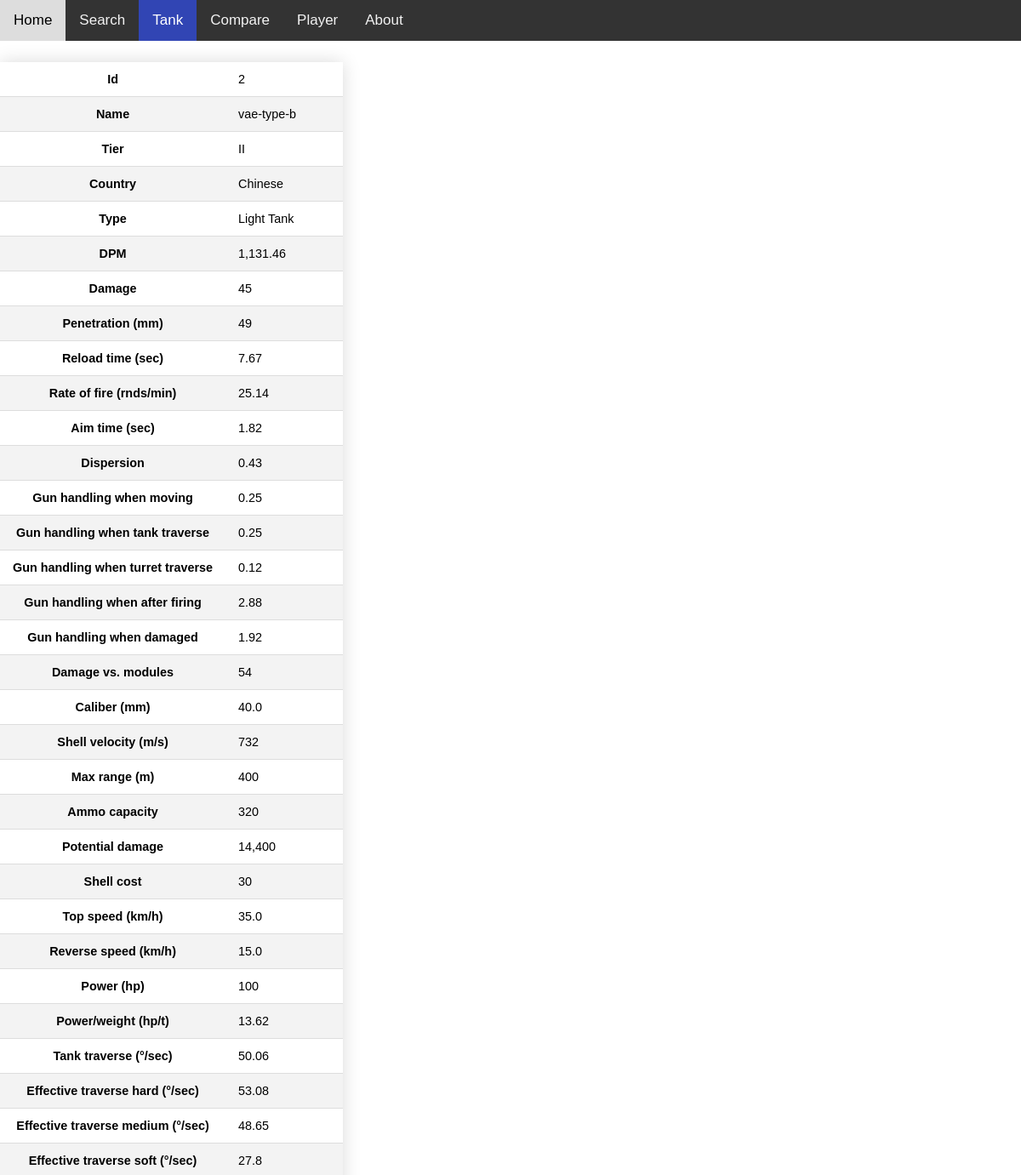
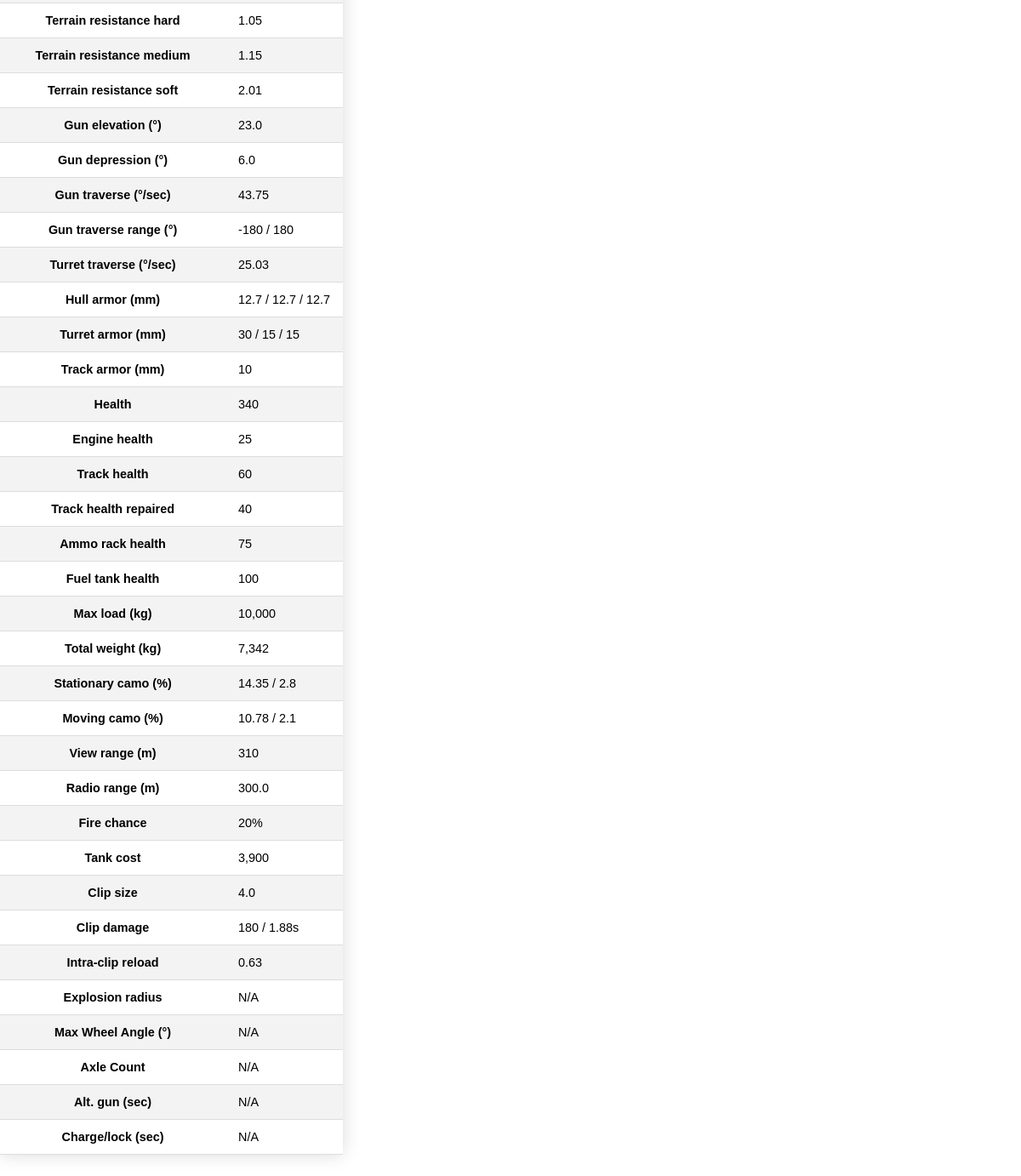
The page /tank/vae-type-b on the database its author committed (2 pictures, top to bottom).
### tables this page shows
CREATE TABLE "Tanks" (
            "Id"	INTEGER PRIMARY KEY,
            "Name"	TEXT,
            "TierId"	INTEGER NOT NULL,
            "CountryId"	INTEGER NOT NULL,
            "TypeId"	INTEGER NOT NULL,
            "DPM"	TEXT,
            "Damage"	TEXT,
            "Penetration (mm)"	INTEGER,
            "Reload time (sec)"	TEXT,
            "Rate of fire (rnds/min)"	REAL,
            "Aim time (sec)"	REAL,
            "Dispersion"	REAL,
            "Gun handling when moving"	REAL,
            "Gun handling when tank traverse"	REAL,
            "Gun handling when turret traverse"	REAL,
            "Gun handling when after firing"	REAL,
            "Gun handling when damaged"	REAL,
            "Damage vs. modules"	INTEGER,
            "Caliber (mm)"	REAL,
            "Shell velocity (m/s)"	TEXT,
            "Max range (m)"	TEXT,
            "Ammo capacity"	INTEGER,
            "Potential damage"	TEXT,
            "Shell cost"	TEXT,
            "Top speed (km/h)"	REAL,
            "Reverse speed (km/h)"	REAL,
            "Power (hp)"	TEXT,
            "Power/weight (hp/t)"	REAL,
            "Tank traverse (°/sec)"	REAL,
            "Effective traverse hard (°/sec)"	REAL,
            "Effective traverse medium (°/sec)"	REAL,
            "Effective traverse soft (°/sec)"	REAL,
            "Terrain resistance hard"	REAL,
            "Terrain resistance medium"	REAL,
            "Terrain resistance soft"	REAL,
            "Gun elevation (°)"	REAL,
            "Gun depression (°)"	REAL,
            "Gun traverse (°/sec)"	REAL,
            "Gun traverse range (°)"	TEXT,
            "Turret traverse (°/sec)"	REAL,
            "Hull armor (mm)"	TEXT,
            "Turret armor (mm)"	TEXT,
            "Track armor (mm)"	INTEGER,
            "Health"	TEXT,
            "Engine health"	INTEGER,
            "Track health"	INTEGER,
            "Track health repaired"	INTEGER,
            "Ammo rack health"	INTEGER,
            "Fuel tank health"	INTEGER,
            "Max load (kg)"	TEXT,
            "Total weight (kg)"	TEXT,
            "Stationary camo (%)"	TEXT,
            "Moving camo (%)"	TEXT,
            "View range (m)"	INTEGER,
            "Radio range (m)"	REAL,
            "Fire chance"	TEXT,
            "Tank cost"	TEXT,
            "Clip size"	REAL,
            "Clip damage"	TEXT,
            "Intra-clip reload"	REAL,
            "Explosion radius"	REAL,
            "Max Wheel Angle (°)"	REAL,
            "Axle Count"	REAL,
            "Alt. gun (sec)"	REAL,
            "Charge/lock (sec)"	TEXT,
            FOREIGN KEY("CountryId") REFERENCES "Countries"("Id"),
	        FOREIGN KEY("TypeId") REFERENCES "Types"("Id"),
	        FOREIGN KEY("TierId") REFERENCES "Tiers"("Id")
        );

CREATE TABLE 'Tiers'(
            'Id' INTEGER PRIMARY KEY AUTOINCREMENT,
            'Name' TEXT NOT NULL
        );

CREATE TABLE 'Countries'(
            'Id' INTEGER PRIMARY KEY AUTOINCREMENT,
            'Name' TEXT NOT NULL
        );

CREATE TABLE 'Types'(
            'Id' INTEGER PRIMARY KEY AUTOINCREMENT,
            'Name' TEXT NOT NULL
        );

### app.py (the view)
@app.route('/tank/<name>')
def tank_name(name):
    tank = get_tank_by_name(name)
    if not tank:
        return render_template('tank_no_results.html')
    print(tank)
    tags = get_tags_from_name(name)
    tank = list(tank[0])
    tank[2] = tags[0]
    tank[3] = tags[1]
    tank[4] = tags[2]
    for i in range(len(tank)):
            if tank[i] == '':
                tank[i] = 'N/A'
    T = []
    T.append(tank)
    row_len = [i for i in range(len(T))]
    column = get_column()
    col_len = [i for i in range(len(column))]
    return render_template('tank_results.html',tank = T, column = column, col_len = col_len, row_len = row_len)

### app.py (called while the page is built)
def make_query_with_db(query):
    connection = sqlite3.connect('tank_stats.sqlite')
    cursor = connection.cursor()
    result = cursor.execute(query).fetchall()
    connection.close()
    return result

def get_tank_by_name(name):
    query = f"SELECT Tanks.* from Tanks where Tanks.Name = '{name}'"
    tank = make_query_with_db(query)
    return tank

def get_column():
    connection = sqlite3.connect('tank_stats.sqlite')
    cursor = connection.execute('select * from Tanks')
    columns = [description[0] for description in cursor.description]
    connection.close()
    columns[2] = "Tier"
    columns[3] = "Country"
    columns[4] = "Type"
    return columns

def get_tags_from_name(name):
    query = f"SELECT Tiers.Name, Countries.Name, Types.Name FROM Tanks,Tiers,Countries,Types where Tanks.name = '{name}' and Tanks.CountryId = Countries.Id and Tanks.TypeId = Types.Id and Tanks.TierId = Tiers.Id"
    tags = make_query_with_db(query)
    return tags[0]

### templates/tank_results.html (shortened to what this page needs)
 <!DOCTYPE html>
 <html lang="en">
 <head>
 </head>
 <body>
     <div class="topnav">
         <a href="/">Home</a>
         <a href="/search">Search</a>
         <a class="active" href="/tank">Tank</a>
         <a href="/compare">Compare</a>
         <a href="/player">Player</a>
         <a href="/about">About</a>
     </div>
 <table class = "styled-table">
     {% for i in col_len %}
     <tr>
         <th>{{column[i]}}</th>
         {% for j in row_len %}
         <td>{{tank[j][i]}}</td>
         {% endfor %}
     </tr>
     {% endfor %}
 </table>
 </body>
 </html>

### templates/tank_results.html (style rules this page uses)
.styled-table { border-collapse: collapse; margin: 25px 0; font-size: 0.9em; font-family: sans-serif; min-width: 400px; box-shadow: 0 0 20px rgba(0, 0, 0, 0.15); }
.styled-table th,.styled-table td { padding: 12px 15px; }
.styled-table tbody tr { border-bottom: 1px solid #dddddd; }
.styled-table tbody tr:nth-of-type(even) { background-color: #f3f3f3; }
body { margin: 0; font-family: Arial, Helvetica, sans-serif; }
.topnav { background-color: #333; overflow: hidden; }
.topnav a { float: left; color: #f2f2f2; text-align: center; padding: 14px 16px; text-decoration: none; font-size: 17px; }
.topnav a.active { background-color: #3145b4; color: white; }

### rows shown on the page
Tanks: Name "vae-type-b" "1,131.46" "45" "7.67" "25.14" "1.82" "0.43" "0.25" "0.25" "0.12" "2.88" "1.92" "40.0" "732" "400" "320" "14,400" "30" "35.0" "15.0" "100" "13.62" "50.06" "53.08" "48.65" "27.8" "1.05" "1.15" "2.01" "23.0" "6.0" "43.75" "-180 / 180" "25.03" "12.7 / 12.7 / 12.7" "30 / 15 / 15" "340" "10,000" "7,342" "14.35 / 2.8" "10.78 / 2.1" "310" "300.0" "20%" "3,900" "4.0" "180 / 1.88s" "0.63"
Tiers: Name "II"
Countries: Name "Chinese"
Types: Name "Light Tank"

### other values the page prints
{{ column[i] }} "Id" "Name" "Tier" "Country" "Type" "DPM" "Damage" "Penetration (mm)" "Reload time (sec)" "Rate of fire (rnds/min)" "Aim time (sec)" "Dispersion" "Gun handling when moving" "Gun handling when tank traverse" "Gun handling when turret traverse" "Gun handling when after firing" "Gun handling when damaged" "Damage vs. modules" "Caliber (mm)" "Shell velocity (m/s)" "Max range (m)" "Ammo capacity" "Potential damage" "Shell cost" "Top speed (km/h)" "Reverse speed (km/h)" "Power (hp)" "Power/weight (hp/t)" "Tank traverse (°/sec)" "Effective traverse hard (°/sec)" "Effective traverse medium (°/sec)" "Effective traverse soft (°/sec)" "Terrain resistance hard" "Terrain resistance medium" "Terrain resistance soft" "Gun elevation (°)" "Gun depression (°)" "Gun traverse (°/sec)" "Gun traverse range (°)" "Turret traverse (°/sec)" "Hull armor (mm)" "Turret armor (mm)" "Track armor (mm)" "Health" "Engine health" "Track health" "Track health repaired" "Ammo rack health" "Fuel tank health" "Max load (kg)" "Total weight (kg)" "Stationary camo (%)" "Moving camo (%)" "View range (m)" "Radio range (m)" "Fire chance" "Tank cost" "Clip size" "Clip damage" "Intra-clip reload" "Explosion radius" "Max Wheel Angle (°)" "Axle Count" "Alt. gun (sec)" "Charge/lock (sec)"
{{ tank[j][i] }} "2" "49" "54" "10" "25" "60" "40" "75" "100" "N/A" "N/A" "N/A" "N/A" "N/A"
